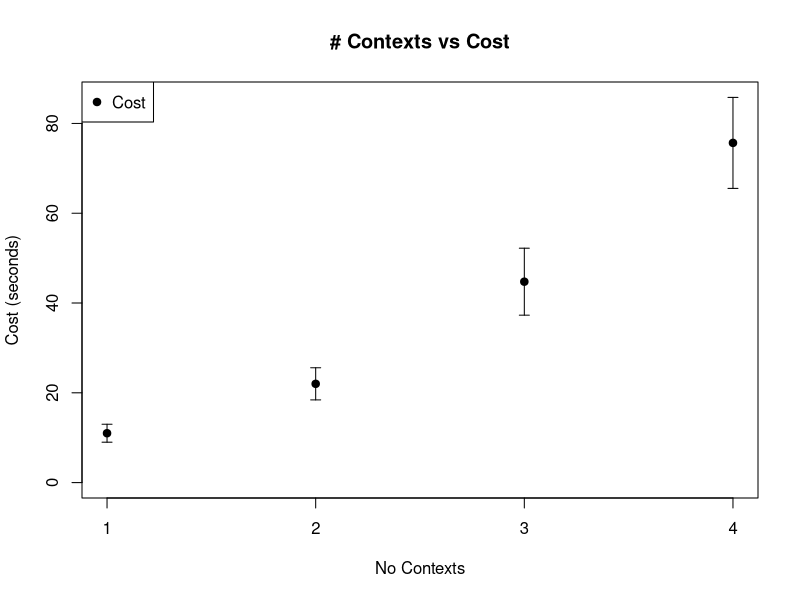

The R script that drew this image:
# This script reads a CSV file with the format:
#
# NoContexts, Time to run the context (must be a number)
# 1, 10
# 1, 10.4
# 1, 9.88
# 2, 15.3
# 2, 16.8
# .., ..
#
# The script then plots the average points per NoContexts.
# Error bars are plotted using the standard deviation.
#
# Author: Simone Ivan Conte (sic2)

setwd("/Users/sic2/Desktop/sos-experiments")
getwd()

# Read the CVS file
d <- read.csv("context_exp_1.csv", header=TRUE, sep=",")

# Do some calculations on the data (d[,2])
c_mean <- aggregate(d[,2], list(d[,1]), mean);
c_mean <- setNames(c_mean, c(colnames(d[1]), 'mean'))

c_sd <- aggregate(d[,2], list(d[,1]), sd);
c_sd <- setNames(c_sd, c(colnames(d[1]), 'sd'))

c <- merge(c_mean, c_sd)

x <- c[,1]
avg <- c$mean
sdev <- c$sd

phc_symbol <- 19

plot(x, avg, 
     type="p", pch=phc_symbol, # The phc param specified the symbol used for the data point
     xlab="No Contexts", xaxt="n", # Hide the ticks (see the call to axis())
     ylab="Cost (seconds)", 
     ylim=range(c(0, avg+sdev)), # yAxis starts from 0. Alternatively c(avg-sdev, avg+sdev)
     main="# Contexts vs Cost")

# Error bars using standard deviation
arrows(x, avg-sdev, x, avg+sdev, length=0.05, angle=90, code=3)

# Draw x-axis with integers only
xaxisInts <- seq(from=min(x), to=max(x), by=1)
axis(1, at=xaxisInts)

# Print a legend for the graph
legend("topleft", c("Cost"), col=c("black"), pch=phc_symbol)

#
# The text below will be used as a caption when adding the plot to a document.
# Caption: 
# CAPTION_TEXT


# STATISTICAL TESTS
summary(d)
